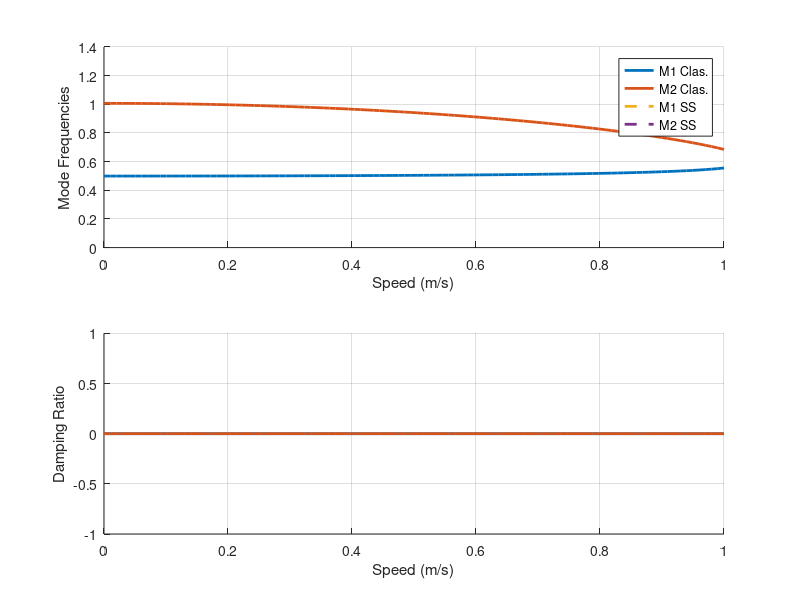

Here is the MATLAB script that generated this plot:
clear
clc
close all

x_alpha = 0.05;
r_alpha = 0.5;
omegah_omegaalpha = 0.5;
bigratio = 7.5;
e_b = 0.4;
dcl_dalpha = 2 * pi;

Us = linspace(0,1.0,100);

for i = 1:length(Us)

    M = [1, x_alpha; x_alpha, r_alpha^2];
    K = [omegah_omegaalpha^2, 2 * bigratio^(-1) * Us(i)^2; 0, r_alpha^2 - 2 * bigratio^(-1) * e_b * Us(i)^2];

[Phi,lam]=eig(K,M);
fn=sqrt(diag(lam));
fns(:,i)=sort(fn);
% Alternative, solve for state-space eigenvalues instead.
    [Phic,lamss]=polyeig(K,0*M,M);
        lkp=lamss(imag(lamss)>0); % keep only root with positive frequency
    % lams(:,i)=sort(lkp);
    lams = 0;

end

figure(1);
subplot(2,1,1)
hold on
plot(Us,real(fns),'-',Us,imag(lams),'--'); grid on;
set(get(gca,'Children'),'LineWidth',2)
legend('M1 Clas.','M2 Clas.','M1 SS','M2 SS');
xlabel('Speed (m/s)'); ylabel('Mode Frequencies');
subplot(2,1,2)
hold on
plot(Us,-real(1i*fns)./abs(fns),'-',Us,-real(lams)./abs(lams),'--'); grid on;
set(get(gca,'Children'),'LineWidth',2)
xlabel('Speed (m/s)'); ylabel('Damping Ratio');


